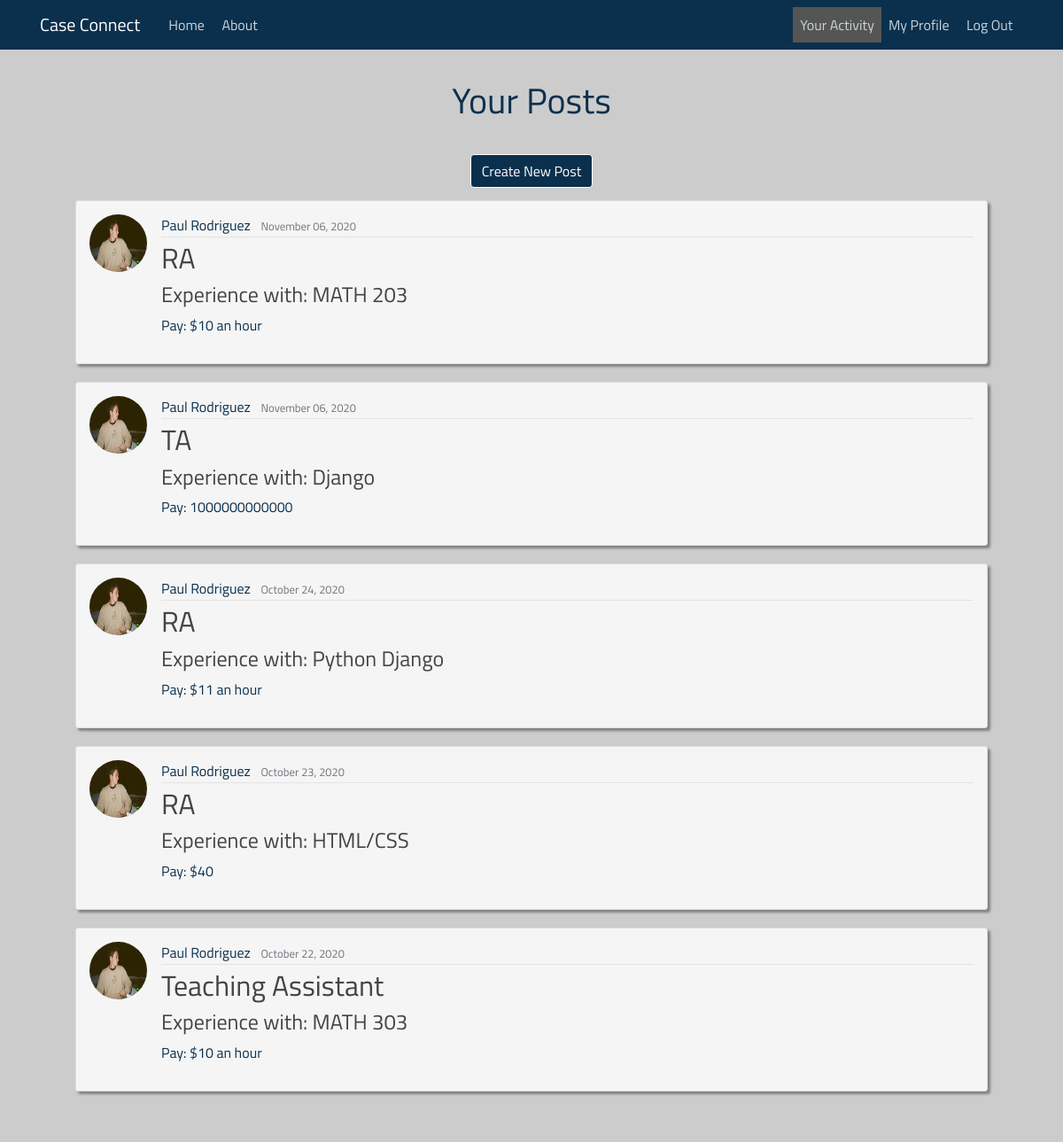
Page /post-list (signed in) on the earlier database version.
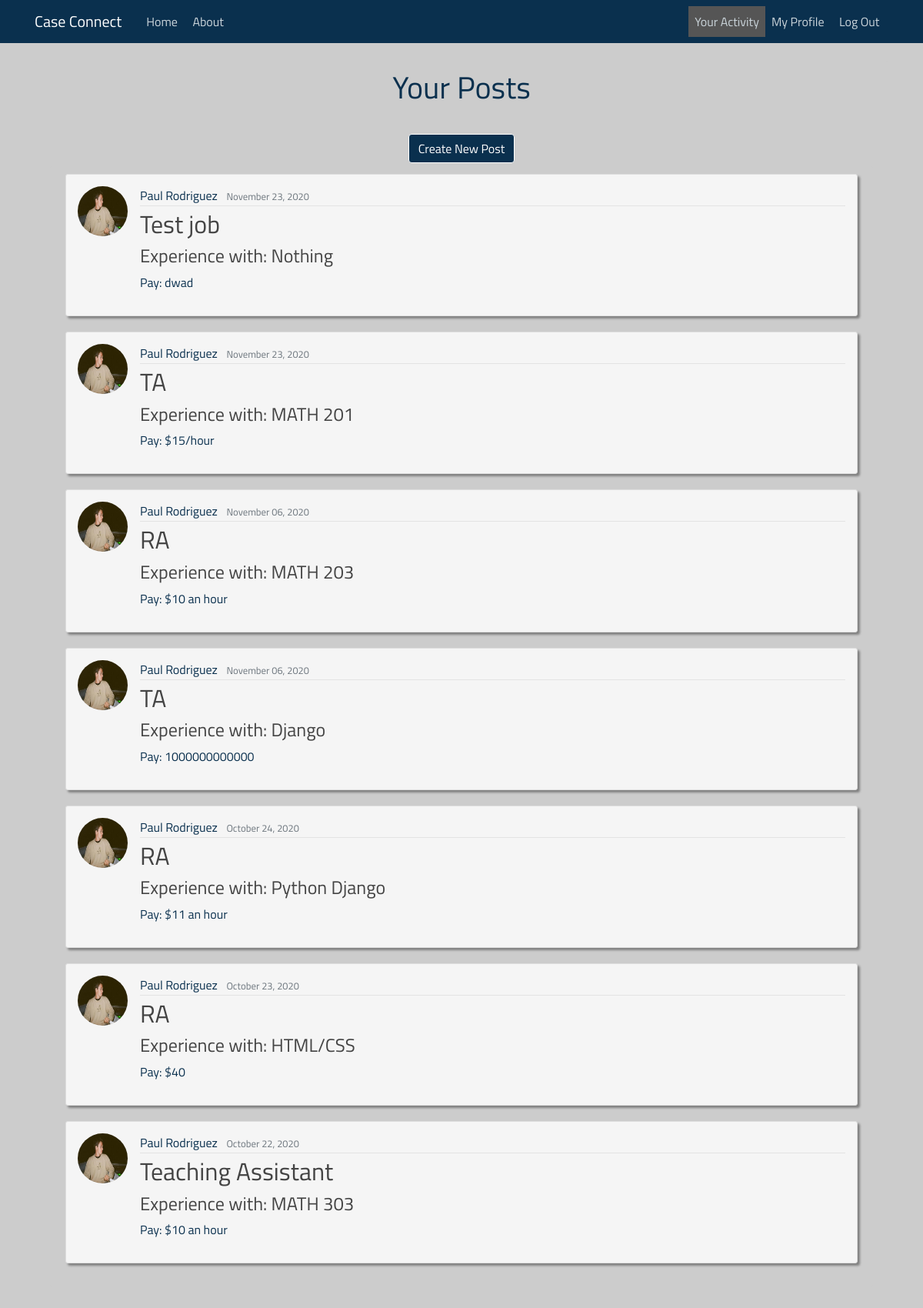
Same page on the later database version.
### case_connecting/models.py (models this page shows, shortened)
class Post(models.Model):
    recruiter = models.ForeignKey(User, on_delete=models.CASCADE)
    position = models.CharField(max_length=200)
    knowledge = models.CharField(max_length=200)
    content = models.TextField()
    pay = models.CharField(max_length=200)
    date_posted = models.DateTimeField(default=timezone.now)

### users/models.py (models this page shows, shortened)
class Profile(models.Model):
    user = models.OneToOneField(User, on_delete=models.CASCADE)
    image = models.ImageField(default='default.jpg', upload_to='profile_pics')
    resume = models.FileField(default=None, upload_to='resumes')

### case_connecting/views.py (the view)
# urls.py: path('post-list', CurrentUserPostListView.as_view(), name="case_connecting-posts"),
class CurrentUserPostListView(LoginRequiredMixin, ListView):
    model = Post
    template_name = 'case_connecting/current_user_posts.html'
    context_object_name = 'posts'
    paginate_by = 8  # the number of posts per page
    def get_queryset(self):
        user = self.request.user
        return Post.objects.filter(recruiter=user).order_by('-date_posted')

### templates/case_connecting/current_user_posts.html (shortened to what this page needs)
{% extends "case_connecting/base.html" %}
{% load static %}
{% block content %}
<head>
    <link rel="stylesheet" type="text/css" href="{% static 'case_connecting/activity.css' %}">
</head>
    <div class="content-section" id="posting-list">
        <div>
            <h1>Your Posts</h1>
            <br>
        </div>
    <div align="center">
        <a class="btn btn-danger mt-1 mb-1 button" href="{% url 'post-create' %}">Create New Post</a>
    </div>
    <div class="content-section" id="posting-list">
        {% for post in posts %}
            <article id="post" class="media content-section">
            <img class="rounded-circle article-img" src="{{ post.recruiter.profile.image.url }}">
                  <div class="media-body">
                    <div class="article-metadata">
                      <a class="mr-2">{{ post.recruiter.get_full_name }}</a>
                      <small class="text-muted">{{ post.date_posted|date:"F d, Y" }}</small>
                    </div>
                    <h2><a class="article-title" href="{% url 'post-detail' post.id %}">{{ post.position }}</a></h2>
                      <h4>Experience with: {{ post.knowledge }}</h4>
                      <p class="article-content">Pay: {{ post.pay }}</p>
                  </div>
                </article>
        {% endfor %}
    </div>
{% endblock %}

Differences in the rows shown:
added Post: recruiter.profile.image (picture), recruiter.get_full_name "Paul Rodriguez", date_posted "November 23, 2020", position "Test job", knowledge "Nothing", pay "dwad"
added Post: recruiter.profile.image (picture), recruiter.get_full_name "Paul Rodriguez", date_posted "November 23, 2020", position "TA", knowledge "MATH 201", pay "$15/hour"
